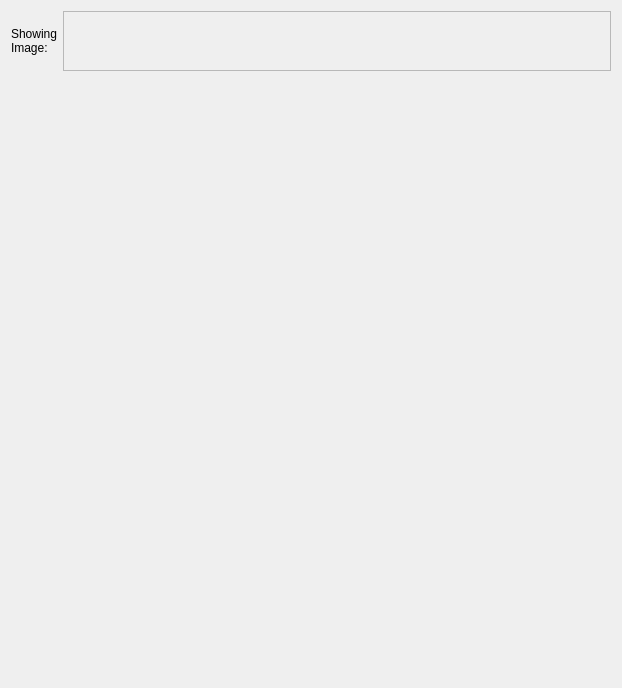
                <widget class="QWidget" name="tab_input">
                 <attribute name="title">
                  <string>Input Image</string>
                 </attribute>
                 <layout class="QGridLayout" name="gridLayout_7">
                  <item row="0" column="0">
                   <widget class="QLabel" name="label_showingInput">
                    <property name="toolTip">
                     <string>&lt;html&gt;&lt;head/&gt;&lt;body&gt;&lt;p&gt;Path to the input FGS or NIRCam image found at the out and root directories specified&lt;/p&gt;&lt;/body&gt;&lt;/html&gt;</string>
                    </property>
                    <property name="text">
                     <string>Showing
Image:</string>
                    </property>
                    <property name="buddy">
                     <cstring>label_showingInput</cstring>
                    </property>
                   </widget>
                  </item>
                  <item row="0" column="1">
                   <widget class="QTextEdit" name="textEdit_showingInput">
                    <property name="enabled">
                     <bool>false</bool>
                    </property>
                    <property name="sizePolicy">
                     <sizepolicy hsizetype="Expanding" vsizetype="Maximum">
                      <horstretch>0</horstretch>
                      <verstretch>0</verstretch>
                     </sizepolicy>
                    </property>
                    <property name="maximumSize">
                     <size>
                      <width>16777215</width>
                      <height>60</height>
                     </size>
                    </property>
                    <property name="toolTip">
                     <string>&lt;html&gt;&lt;head/&gt;&lt;body&gt;&lt;p&gt;Path to the input FGS or NIRCam image found at the out and root directories specified&lt;/p&gt;&lt;/body&gt;&lt;/html&gt;</string>
                    </property>
                    <property name="styleSheet">
                     <string notr="true">QTextEdit { background-color : #ECECEC }
\</string>
                    </property>
                   </widget>
                  </item>
                  <item row="1" column="0" colspan="2">
                   <widget class="QWidget" name="canvas_input_slot" native="true">
                    <property name="sizePolicy">
                     <sizepolicy hsizetype="Expanding" vsizetype="Expanding">
                      <horstretch>0</horstretch>
                      <verstretch>0</verstretch>
                     </sizepolicy>
                    </property>
                    <property name="minimumSize">
                     <size>
                      <width>600</width>
                      <height>600</height>
                     </size>
                    </property>
                   </widget>
                  </item>
                 </layout>
                </widget>
